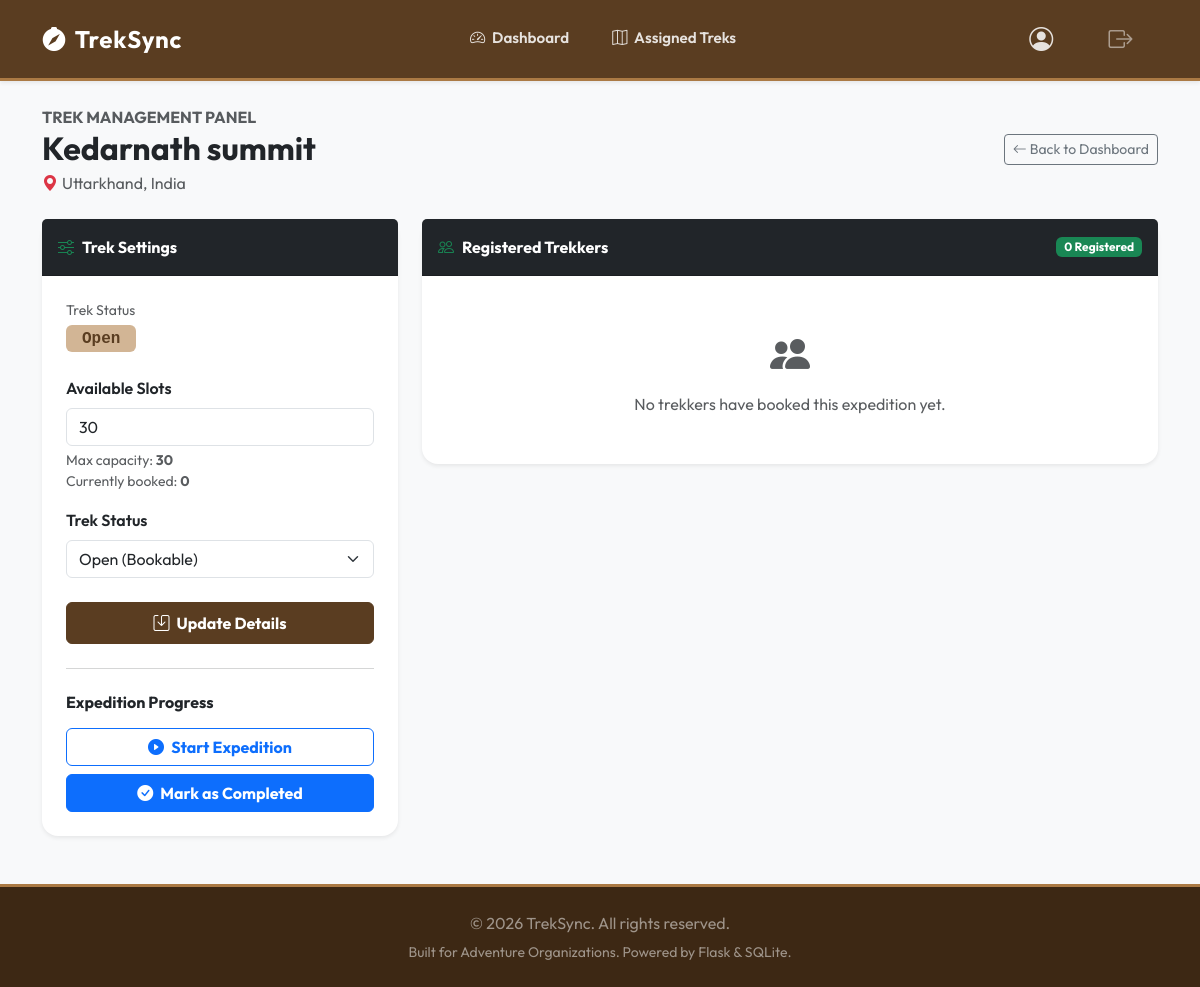
Page /staff/trek/1 (signed in) on the earlier database version.
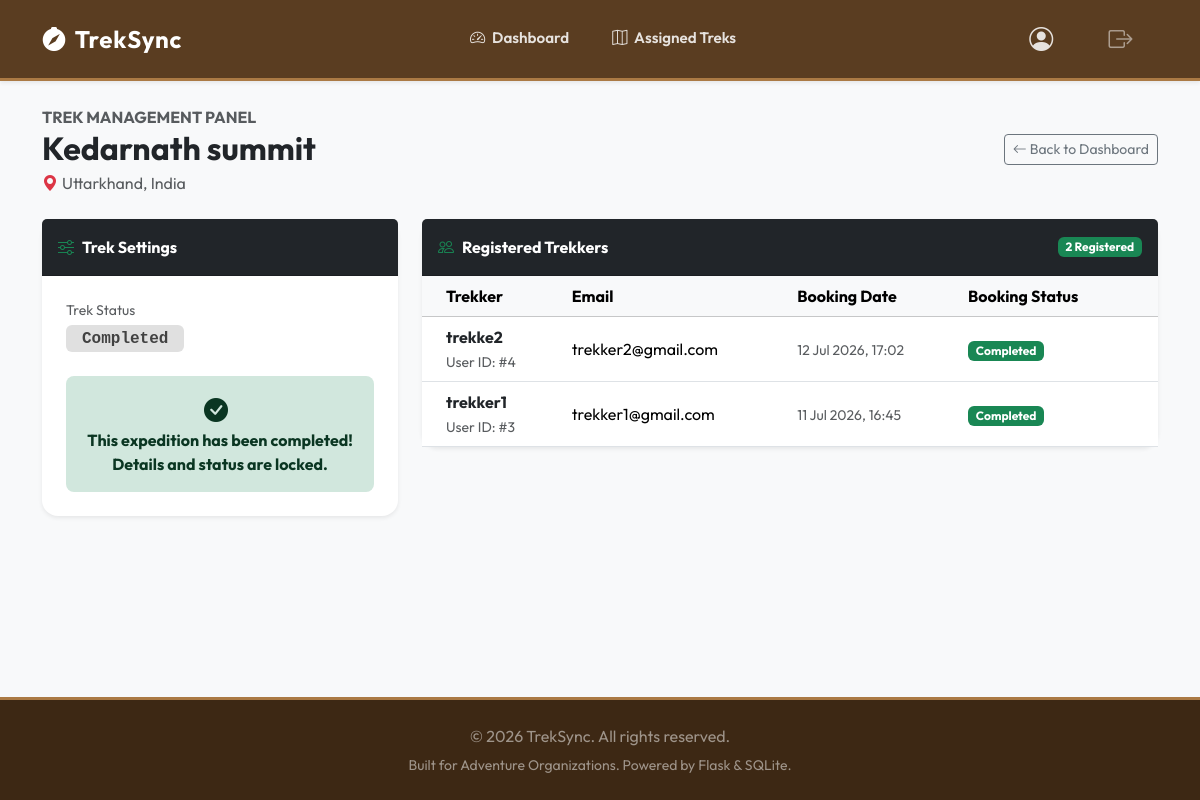
Same page on the later database version.
### models.py (models this page shows, shortened)
class Trek(db.Model):
    __tablename__ = 'trek'
    id = db.Column(db.Integer, primary_key=True)
    name = db.Column(db.String(100), nullable=False)
    location = db.Column(db.String(100), nullable=False)
    difficulty = db.Column(db.String(20), nullable=False)  # 'Easy', 'Moderate', 'Hard'
    duration = db.Column(db.Integer, nullable=False)  # in days
    max_slots = db.Column(db.Integer, nullable=False)
    available_slots = db.Column(db.Integer, nullable=False)
    staff_id = db.Column(db.Integer, db.ForeignKey('user.id'), nullable=True)  # Assigned staff
    status = db.Column(db.String(20), default='Pending')  # 'Pending', 'Approved', 'Open', 'Closed', 'Completed'
    start_date = db.Column(db.Date, nullable=False)
    end_date = db.Column(db.Date, nullable=False)
    staff = db.relationship('User', back_populates='assigned_treks', foreign_keys=[staff_id])
    bookings = db.relationship('Booking', back_populates='trek', cascade="all, delete-orphan")

class Booking(db.Model):
    __tablename__ = 'booking'
    id = db.Column(db.Integer, primary_key=True)
    user_id = db.Column(db.Integer, db.ForeignKey('user.id'), nullable=False)
    trek_id = db.Column(db.Integer, db.ForeignKey('trek.id'), nullable=False)
    booking_date = db.Column(db.DateTime, default=datetime.utcnow)
    status = db.Column(db.String(20), default='Booked')  # 'Booked', 'Cancelled', 'Completed'
    user = db.relationship('User', back_populates='bookings')
    trek = db.relationship('Trek', back_populates='bookings')

class User(db.Model, UserMixin):
    __tablename__ = 'user'
    id = db.Column(db.Integer, primary_key=True)
    username = db.Column(db.String(80), unique=True, nullable=False)
    email = db.Column(db.String(120), unique=True, nullable=False)
    password_hash = db.Column(db.String(255), nullable=False)
    role = db.Column(db.String(20), nullable=False)  # 'admin', 'staff', 'trekker'
    is_active = db.Column(db.Boolean, default=True)  # Admin can deactivate
    is_blacklisted = db.Column(db.Boolean, default=False)  # Admin can blacklist
    profile = db.relationship('StaffProfile', back_populates='user', uselist=False, cascade="all, delete-orphan")
    bookings = db.relationship('Booking', back_populates='user', cascade="all, delete-orphan")
    assigned_treks = db.relationship('Trek', back_populates='staff', foreign_keys='Trek.staff_id')

### app.py (the view)
@app.route('/staff/trek/<int:trek_id>')
@login_required
@staff_required
def staff_trek_detail(trek_id):
    trek = Trek.query.get_or_404(trek_id)
    if trek.staff_id != current_user.id:
        flash('Access denied. You are not assigned to manage this trek.', 'error')
        return redirect(url_for('staff_dashboard'))
    bookings = Booking.query.filter_by(trek_id=trek.id).order_by(Booking.booking_date.desc()).all()
    booked_count = Booking.query.filter_by(trek_id=trek.id, status='Booked').count()
    return render_template('staff/trek_detail.html', trek=trek, bookings=bookings, booked_count=booked_count)

### app.py (called while the page is built)
@login_manager.user_loader
def load_user(user_id):
    return User.query.get(int(user_id))

def staff_required(f):
    @wraps(f)
    def decorated_function(*args, **kwargs):
        if not current_user.is_authenticated or current_user.role != 'staff':
            flash('Access denied. Staff role required.', 'error')
            return redirect(url_for('home'))
        profile = StaffProfile.query.filter_by(user_id=current_user.id).first()
        if not profile or profile.status != 'approved':
            return redirect(url_for('pending_approval'))
        return f(*args, **kwargs)
    return decorated_function

### templates/staff/trek_detail.html (shortened to what the changed rows need)
{% extends "base.html" %}
{% block content %}
<div class="container">
    <div class="d-flex flex-column flex-md-row justify-content-between align-items-md-center gap-3 mb-4">
        <div>
            <span class="text-uppercase text-muted font-size-xs fw-bold tracking-wider">Trek Management Panel</span>
            <h1 class="h2 fw-bold mb-1">{{ trek.name }}</h1>
            <p class="text-muted mb-0"><i class="bi bi-geo-alt-fill text-danger me-1"></i>{{ trek.location }}</p>
        </div>
    </div>
    <div class="row g-4">
        <div class="col-lg-4">
            <div class="card border-0 shadow-sm mb-4">
                <div class="card-body p-4">
                    <div class="mb-4">
                        <small class="text-muted d-block">Trek Status</small>
                        <span class="badge status-{{ trek.status.lower() }} fs-6 py-1.5 px-3 mt-1 font-monospace">
                            {{ trek.status }}
                        </span>
                    </div>
                    {% if trek.status == 'Completed' %}
                        <div class="alert alert-success text-center border-0 py-3 mb-0 fw-bold rounded-3">
                            <i class="bi bi-check-circle-fill me-2 fs-4"></i><br>
                            This expedition has been completed!<br>
                            Details and status are locked.
                        </div>
                    {% else %}
                        <form action="{{ url_for('staff_update_trek', trek_id=trek.id) }}" method="POST" class="mb-4">
                            <div class="mb-3">
                                <label for="available_slots" class="form-label fw-semibold">Available Slots</label>
                                <input type="number" class="form-control" id="available_slots" name="available_slots"
                                       value="{{ trek.available_slots }}"
                                       min="0" max="{{ trek.max_slots }}" required>
                                <div class="form-text">
                                    Max capacity: <strong>{{ trek.max_slots }}</strong><br>
                                    Currently booked: <strong>{{ booked_count }}</strong>
                                </div>
                            </div>
                            <div class="mb-4">
                                <label for="status" class="form-label fw-semibold">Trek Status</label>
                                <select class="form-select" id="status" name="status" required>
                                    <option value="Open" {% if trek.status == 'Open' %}selected{% endif %}>Open (Bookable)</option>
                                </select>
                            </div>
                            <button type="submit" class="btn btn-success w-100 py-2 fw-bold">
                                <i class="bi bi-save me-1"></i> Update Details
                            </button>
                        </form>
                        <hr class="text-muted">
                        <div class="mt-4">
                            <h6 class="fw-bold mb-3 text-dark">Expedition Progress</h6>
                            <div class="d-grid gap-2">
                                <form action="{{ url_for('staff_start_trek', trek_id=trek.id) }}" method="POST">
                                    <button type="submit" class="btn btn-outline-primary w-100 py-2.5 fw-bold"
                                            onclick="return confirm('Are you sure you want to start this trek? This will close bookings.');">
                                        <i class="bi bi-play-circle-fill me-1"></i> Start Expedition
                                    </button>
                                </form>
                                <form action="{{ url_for('staff_complete_trek', trek_id=trek.id) }}" method="POST">
                                    <button type="submit" class="btn btn-primary w-100 py-2.5 fw-bold"
                                            onclick="return confirm('Are you sure you want to mark this trek as completed? This will update all active bookings to Completed status.');">
                                        <i class="bi bi-check-circle-fill me-1"></i> Mark as Completed
                                    </button>
                                </form>
                            </div>
                        </div>
                    {% endif %}
                </div>
            </div>
        </div>
        <div class="col-lg-8">
            <div class="card border-0 shadow-sm">
                <div class="card-header bg-dark text-white fw-bold py-3 d-flex justify-content-between align-items-center">
                    <span><i class="bi bi-people me-2 text-success"></i>Registered Trekkers</span>
                    <span class="badge bg-success">{{ bookings|length }} Registered</span>
                </div>
                <div class="card-body p-0">
                    {% if bookings %}
                        <div class="table-responsive">
                            <table class="table table-hover align-middle mb-0">
                                <thead class="table-light">
                                    <tr>
                                        <th class="ps-4">Trekker</th>
                                        <th>Email</th>
                                        <th>Booking Date</th>
                                        <th class="pe-4">Booking Status</th>
                                    </tr>
                                </thead>
                                <tbody>
                                    {% for booking in bookings %}
                                        <tr>
                                            <td class="ps-4 font-semibold">
                                                <div class="fw-bold text-dark">{{ booking.user.username }}</div>
                                                <small class="text-muted">User ID: #{{ booking.user.id }}</small>
                                            </td>
                                            <td>{{ booking.user.email }}</td>
                                            <td>
                                                <small class="text-muted">
                                                    {{ booking.booking_date.strftime('%d %b %Y, %H:%M') }}
                                                </small>
                                            </td>
                                            <td class="pe-4">
                                                <span class="badge text-capitalize
                                                    {% if booking.status == 'booked' or booking.status == 'Booked' %}bg-primary
                                                    {% elif booking.status == 'cancelled' or booking.status == 'Cancelled' %}bg-danger
                                                    {% else %}bg-success{% endif %}">
                                                    {{ booking.status }}
                                                </span>
                                            </td>
                                        </tr>
                                    {% endfor %}
                                </tbody>
                            </table>
                        </div>
                    {% else %}
                        <div class="p-5 text-center text-muted">
                            <i class="bi bi-people-fill fs-1 mb-2 d-block"></i>
                            No trekkers have booked this expedition yet.
                        </div>
                    {% endif %}
                </div>
            </div>
        </div>
    </div>
</div>
{% endblock %}

Differences in the rows shown:
changed Trek "Kedarnath summit": status "Open" → "Completed"; available_slots "30" → (not shown); max_slots "30" → (not shown); status "Open (Bookable)" → (not shown)
added Booking: user.username "trekke2", user.id "4", user.email "trekker2@gmail.com", booking_date "12 Jul 2026, 17:02", status "Completed"
added Booking: user.username "trekker1", user.id "3", user.email "trekker1@gmail.com", booking_date "11 Jul 2026, 16:45", status "Completed"
Other differences:
{{ bookings|length }}: "0" → "2"
{{ booked_count }}: "0" → (not shown)
text no longer shown: "Available Slots Max capacity: Currently booked: Trek Status Update Details Expedition Progress Start Expedition Mark as Completed No trekkers have booked this expedition yet."
text now shown: "This expedition has been completed! Details and status are locked. Trekker Email Booking Date Booking Status"
